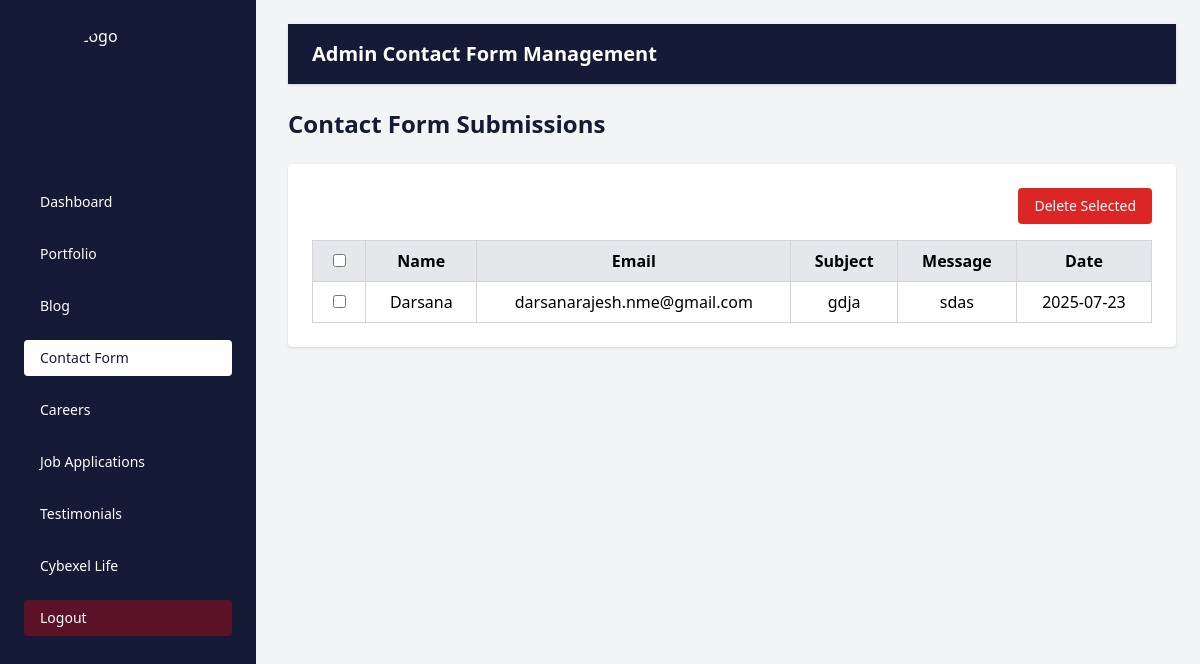
Screenshot of /admin_contact/ (signed in) with the database file from the repository.
### cybexelapp/models.py (models this page shows, shortened)
class ContactSubmission(models.Model):
    name = models.CharField(max_length=255)
    email = models.EmailField()
    subject = models.CharField(max_length=255)
    message = models.TextField()
    submitted_at = models.DateTimeField(auto_now_add=True)

### cybexelapp/views.py (the view)
# urls.py: path('admin_contact/', views.admin_contact, name='admin_contact'),
@never_cache
@login_required(login_url='admin_login')
def admin_contact(request):
    contacts = ContactSubmission.objects.all().order_by('-submitted_at')
    return render(request, 'admin_contact.html', {'contacts': contacts})

### cybexelapp/templates/admin_contact.html (shortened to what this page needs)
{% load static %}
<!DOCTYPE html>
<html lang="en">
<head>
    <script src="https://cdn.tailwindcss.com"></script>
</head>
<body class="bg-gray-100">
    <div class="flex h-screen">
           <aside class="w-64 bg-[#151a37] text-white p-6 fixed h-screen">
      <div class="flex items-center justify-center mb-8">
       <img src="{% static 'images/logo1.png' %}" alt="Logo" class="w-32 h-32 object-contain rounded-full">
      </div>
      <nav>
        <ul class="space-y-4 text-sm">
           <li>
            <a href="{% url 'admin_dashboard' %}" class="block py-2 px-4 rounded hover:bg-white hover:text-[#151a37]">
              Dashboard
            </a>
          </li>
           <li>
            <a href="{% url 'admin_portfolio' %}" class="block py-2 px-4 rounded hover:bg-white hover:text-[#151a37]">
              Portfolio
            </a>
          </li>
          <li>
            <a href="{% url 'admin_blog' %}" class="block py-2 px-4 rounded hover:bg-white hover:text-[#151a37]">
              Blog
            </a>
          </li>
          <li>
            <a href="{% url 'admin_contact' %}" class="block py-2 px-4 rounded bg-white text-[#151a37]">
              Contact Form
            </a>
          </li>
          <li>
            <a href="{% url 'admin_careers' %}" class="block py-2 px-4 rounded hover:bg-white hover:text-[#151a37]">
              Careers
            </a>
          </li>
          <li>
            <a href="{% url 'admin_job_applications' %}" class="block py-2 px-4 rounded hover:bg-white hover:text-[#151a37]">
              Job Applications
            </a>
          </li>
          <li>
            <a href="{% url 'admin_testimonials' %}" class="block py-2 px-4 rounded hover:bg-white hover:text-[#151a37]">
              Testimonials
            </a>
          </li>
          <li>
            <a href="{% url 'admin_cybexelife' %}" class="block py-2 px-4 rounded hover:bg-white hover:text-[#151a37]">
              Cybexel Life
            </a>
          </li>
          <li>
  <a href="{% url 'logout' %}" class="block py-2 px-4 rounded bg-[red]/30 text-white">
    Logout
  </a>
</li>
        </ul>
      </nav>
    </aside>
        <div class="flex-1 p-6 pl-[18rem]">
          <div class="w-full bg-[#151a37] text-white py-4 px-6 r shadow mb-6">
    <h2 class="text-xl font-semibold">Admin Contact Form Management</h2>
  </div>
            <h1 class="text-2xl font-semibold mb-6 text-[#151a37]">Contact Form Submissions</h1>
            <form method="POST" action="{% url 'bulk_delete_contacts' %}" onsubmit="return confirm('Delete selected contacts?')">
  <div class="bg-white p-6 rounded shadow">
    <div class="flex justify-end mb-4">
      <button type="submit" class="bg-red-600 text-white px-4 py-2 rounded hover:bg-red-700 text-sm">
        Delete Selected
      </button>
    </div>
    <table class="w-full border-collapse border border-gray-300">
      <thead>
        <tr class="bg-gray-200 text-center">
          <th class="border border-gray-300 px-4 py-2">
            <input type="checkbox" id="select-all" />
          </th>
          <th class="border border-gray-300 px-4 py-2">Name</th>
          <th class="border border-gray-300 px-4 py-2">Email</th>
          <th class="border border-gray-300 px-4 py-2">Subject</th>
          <th class="border border-gray-300 px-4 py-2">Message</th>
          <th class="border border-gray-300 px-4 py-2">Date</th>
        </tr>
      </thead>
      <tbody>
        {% for contact in contacts %}
        <tr class="text-center">
          <td class="border border-gray-300 px-4 py-2">
            <input type="checkbox" name="selected_ids" value="{{ contact.id }}">
          </td>
          <td class="border border-gray-300 px-4 py-2">{{ contact.name }}</td>
          <td class="border border-gray-300 px-4 py-2">{{ contact.email }}</td>
          <td class="border border-gray-300 px-4 py-2">{{ contact.subject }}</td>
          <td class="border border-gray-300 px-4 py-2">{{ contact.message }}</td>
          <td class="border border-gray-300 px-4 py-2">{{ contact.submitted_at|date:"Y-m-d" }}</td>
        </tr>
        {% empty %}
        <tr>
          <td colspan="6" class="text-center py-4">No submissions yet.</td>
        </tr>
        {% endfor %}
      </tbody>
    </table>
  </div>
</form>
        </div>
    </div>
</body>
</html>

### rows the page displays
ContactSubmission: name "Darsana", email "darsanarajesh.nme@gmail.com", subject "gdja", message "sdas", submitted_at "2025-07-23"
